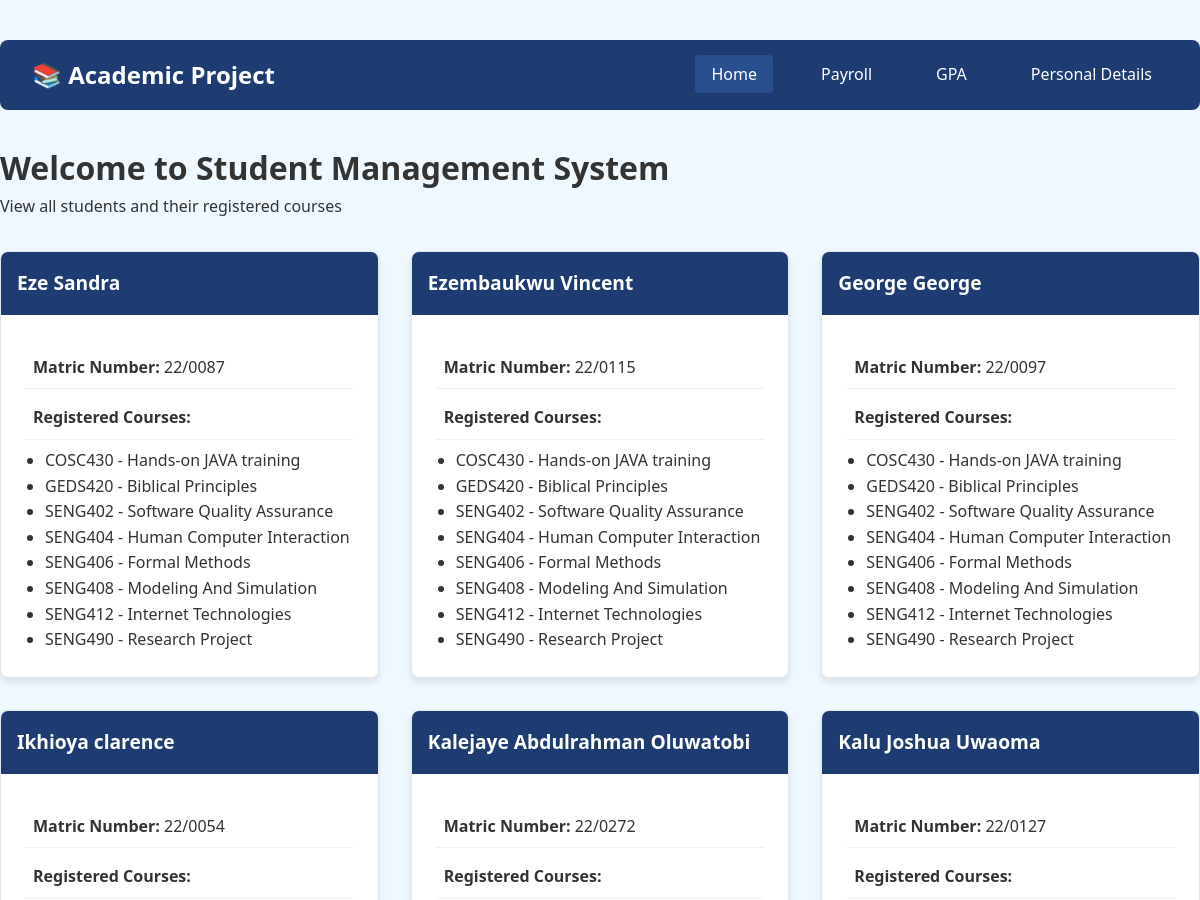
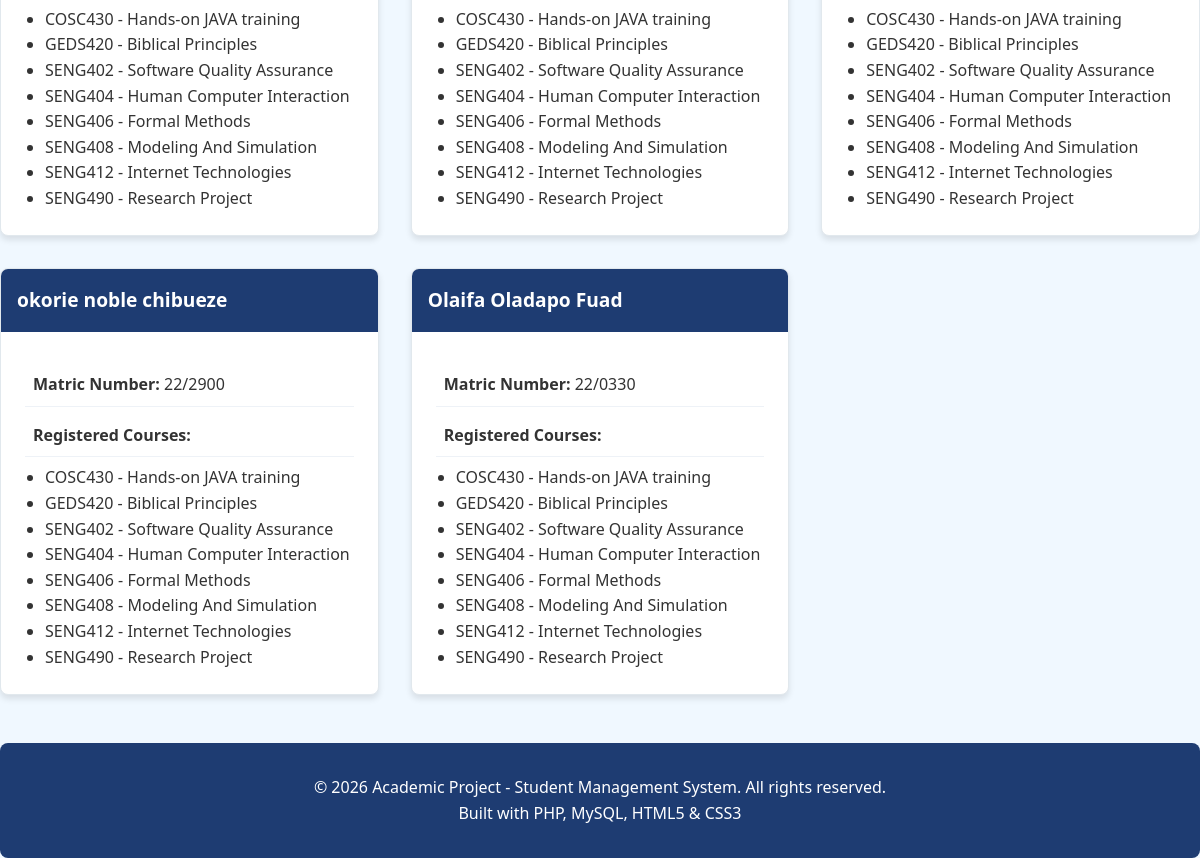
The page / on the database its author committed (2 pictures, top to bottom).
### tables this page shows
CREATE TABLE students (
    id INT PRIMARY KEY AUTO_INCREMENT,
    matric_number VARCHAR(20) UNIQUE NOT NULL,
    name VARCHAR(100) NOT NULL,
    blood_group VARCHAR(5),
    state_of_origin VARCHAR(50),
    phone VARCHAR(15),
    hobbies TEXT,
    created_at TIMESTAMP DEFAULT CURRENT_TIMESTAMP
);

CREATE TABLE courses (
    id INT PRIMARY KEY AUTO_INCREMENT,
    course_code VARCHAR(10) UNIQUE NOT NULL,
    course_title VARCHAR(100) NOT NULL,
    credit_unit INT NOT NULL
);

### index.php (the view, shortened to what this page needs)
<?php
require_once 'config/db.php';
include 'includes/header.php';
include 'includes/navbar.php';
?>
<div class="home-page">
    <h1>Welcome to Student Management System</h1>
    <p class="subtitle">View all students and their registered courses</p>
    <div class="card-container">
        <?php
        $query = "SELECT s.id, s.matric_number, s.name,
                         c.course_code, c.course_title
                  FROM students s
                  LEFT JOIN student_courses sc ON s.id = sc.student_id
                  LEFT JOIN courses c ON sc.course_id = c.id
                  ORDER BY s.name, c.course_code";
        $result = mysqli_query($conn, $query);
        if (mysqli_num_rows($result) > 0) {
            $current_student = null;
            $student_courses = [];
            while ($row = mysqli_fetch_assoc($result)) {
                $student_id = $row['id'];
                if ($current_student != $student_id) {
                    if ($current_student !== null) {
                        displayStudentCard($current_student_data, $student_courses);
                    }
                    $current_student = $student_id;
                    $current_student_data = $row;
                    $student_courses = [];
                }
                if ($row['course_code']) {
                    $student_courses[] = [
                        'code' => $row['course_code'],
                        'title' => $row['course_title']
                    ];
                }
            }
            if ($current_student !== null) {
                displayStudentCard($current_student_data, $student_courses);
            }
        } else {
            echo "<p>No students found.</p>";
        }
        function displayStudentCard($student, $courses) {
            ?>
            <div class="card">
                <div class="card-header">
                    <?php echo htmlspecialchars($student['name']); ?>
                </div>
                <div class="card-body">
                    <p><strong>Matric Number:</strong> <?php echo htmlspecialchars($student['matric_number']); ?></p>
                    <p><strong>Registered Courses:</strong></p>
                    <?php if (empty($courses)): ?>
                        <p>No courses registered</p>
                    <?php else: ?>
                        <ul style="margin-left: 20px;">
                            <?php foreach ($courses as $course): ?>
                                <li><?php echo htmlspecialchars($course['code'] . ' - ' . $course['title']); ?></li>
                            <?php endforeach; ?>
                        </ul>
                    <?php endif; ?>
                </div>
            </div>
            <?php
        }
        ?>
    </div>
</div>
<?php
include 'includes/footer.php';
?>

### assets/css/style.css (style rules this page uses)
* { margin: 0; padding: 0; box-sizing: border-box; }
body { font-family: 'Segoe UI', Tahoma, Geneva, Verdana, sans-serif; background-color: #f0f8ff; color: #333; line-height: 1.6; }
.card-container { display: grid; grid-template-columns: repeat(auto-fill, minmax(350px, 1fr)); gap: 2rem; margin-top: 2rem; }
.card { background: white; border-radius: 8px; box-shadow: 0 4px 6px rgba(0, 0, 0, 0.1); overflow: hidden; border: 1px solid #e1e8ed; }
.card-header { background-color: #1e3c72; color: white; padding: 1rem; font-weight: bold; font-size: 1.2rem; }
.card-body { padding: 1.5rem; }
.card-body p { margin: 0.5rem 0; padding: 0.5rem; border-bottom: 1px solid #eef2f7; }

### rows shown on the page
students: title "COSC430 - Hands-on JAVA training", name "Ezembaukwu Vincent", matric_number "22/0115"
students: name "Eze Sandra", matric_number "22/0087", courses.course_code+course_title "GEDS420 - Biblical Principles", courses.course_code+course_title "SENG402 - Software Quality Assurance", courses.course_code+course_title "SENG404 - Human Computer Interaction", courses.course_code+course_title "SENG406 - Formal Methods", courses.course_code+course_title "SENG408 - Modeling And Simulation", courses.course_code+course_title "SENG412 - Internet Technologies", courses.course_code+course_title "SENG490 - Research Project"
students: title "COSC430 - Hands-on JAVA training", title "GEDS420 - Biblical Principles", title "SENG402 - Software Quality Assurance", title "SENG404 - Human Computer Interaction", title "SENG406 - Formal Methods", title "SENG408 - Modeling And Simulation", title "SENG412 - Internet Technologies", title "SENG490 - Research Project", name "George George", matric_number "22/0097"
students: title "COSC430 - Hands-on JAVA training", title "GEDS420 - Biblical Principles", title "SENG402 - Software Quality Assurance", title "SENG404 - Human Computer Interaction", title "SENG406 - Formal Methods", title "SENG408 - Modeling And Simulation", title "SENG412 - Internet Technologies", title "SENG490 - Research Project", name "Ikhioya clarence", matric_number "22/0054"
students: title "COSC430 - Hands-on JAVA training", title "GEDS420 - Biblical Principles", title "SENG402 - Software Quality Assurance", title "SENG404 - Human Computer Interaction", title "SENG406 - Formal Methods", title "SENG408 - Modeling And Simulation", title "SENG412 - Internet Technologies", title "SENG490 - Research Project", name "Kalejaye Abdulrahman Oluwatobi", matric_number "22/0272"
students: title "COSC430 - Hands-on JAVA training", title "GEDS420 - Biblical Principles", title "SENG402 - Software Quality Assurance", title "SENG404 - Human Computer Interaction", title "SENG406 - Formal Methods", title "SENG408 - Modeling And Simulation", title "SENG412 - Internet Technologies", title "SENG490 - Research Project", name "Kalu Joshua Uwaoma", matric_number "22/0127"
students: title "COSC430 - Hands-on JAVA training", title "GEDS420 - Biblical Principles", title "SENG402 - Software Quality Assurance", title "SENG404 - Human Computer Interaction", title "SENG406 - Formal Methods", title "SENG408 - Modeling And Simulation", title "SENG412 - Internet Technologies", title "SENG490 - Research Project", name "okorie noble chibueze", matric_number "22/2900"
students: title "COSC430 - Hands-on JAVA training", title "GEDS420 - Biblical Principles", title "SENG402 - Software Quality Assurance", title "SENG404 - Human Computer Interaction", title "SENG406 - Formal Methods", title "SENG408 - Modeling And Simulation", title "SENG412 - Internet Technologies", title "SENG490 - Research Project", name "Olaifa Oladapo Fuad", matric_number "22/0330"

### other values the page prints
$course['code'] . ' - ' . $course['title'] "COSC430 - Hands-on JAVA training"
$course['code'] . ' - ' . $course['title'] "GEDS420 - Biblical Principles"
$course['code'] . ' - ' . $course['title'] "SENG402 - Software Quality Assurance"
$course['code'] . ' - ' . $course['title'] "SENG404 - Human Computer Interaction"
$course['code'] . ' - ' . $course['title'] "SENG406 - Formal Methods"
$course['code'] . ' - ' . $course['title'] "SENG408 - Modeling And Simulation"
$course['code'] . ' - ' . $course['title'] "SENG412 - Internet Technologies"
$course['code'] . ' - ' . $course['title'] "SENG490 - Research Project"
